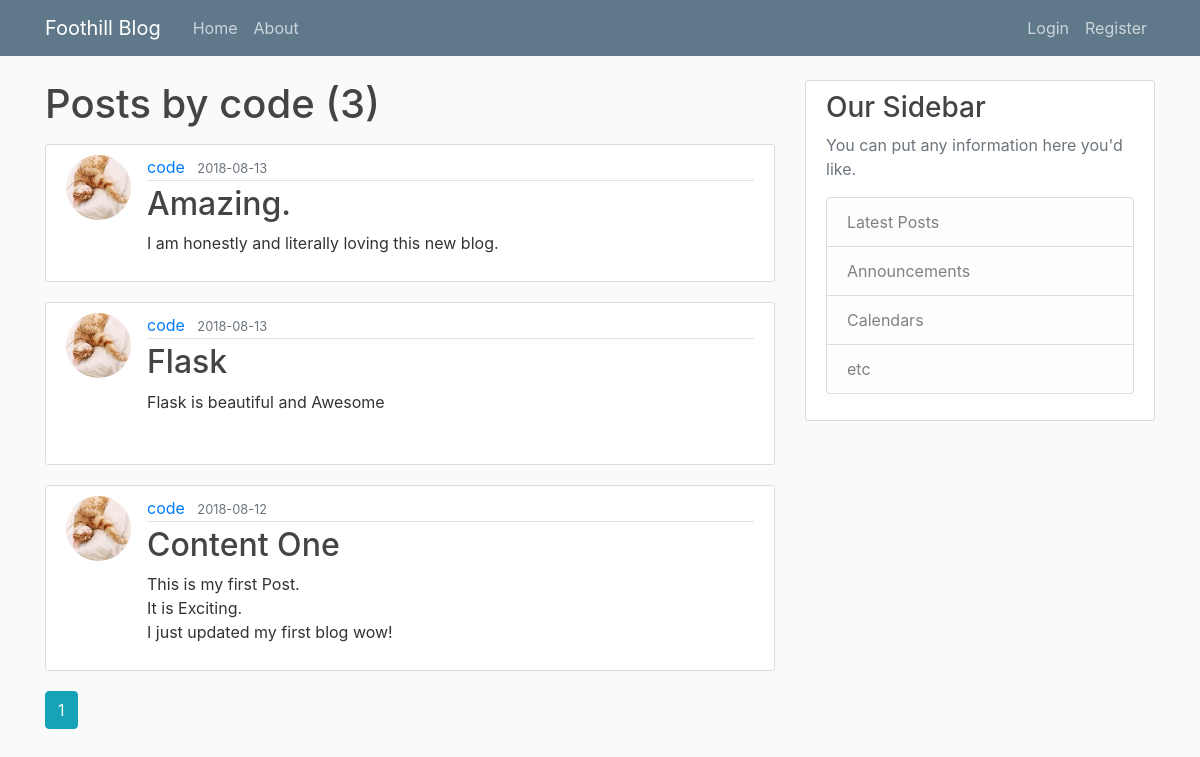
/user/code, run on an earlier commit of the app's database.
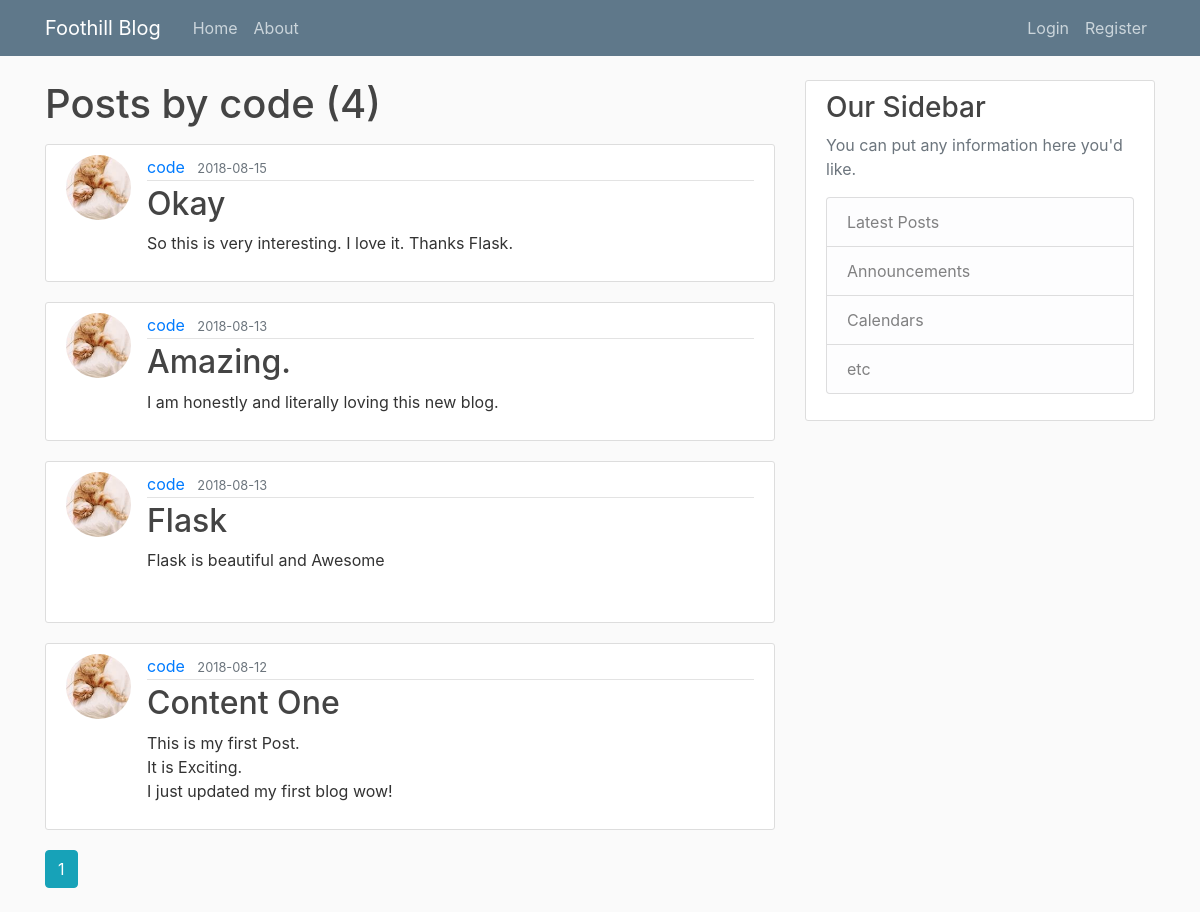
And on a later commit of the database.
### blog/models.py (models this page shows, shortened)
class Post(db.Model):
    id = db.Column(db.Integer, primary_key=True)
    title = db.Column(db.String(100), nullable=False)
    DatePosted = db.Column(db.DateTime, nullable=False, default=datetime.utcnow)
    content = db.Column(db.Text, nullable=False)
    UserId = db.Column(db.Integer, db.ForeignKey('user.id'), nullable=False)

class User(db.Model, UserMixin):
    id = db.Column(db.Integer, primary_key=True)
    username = db.Column(db.String(20), unique=True, nullable=False)
    email = db.Column(db.String(120), unique=True, nullable=False)
    ImageFile = db.Column(db.String(20), nullable=False,
                           default='default.jpg')
    password = db.Column(db.String(60), nullable=False)
    posts = db.relationship('Post', backref='author', lazy=True)

### blog/routes.py (the view)
@app.route("/user/<string:username>")
def UserPosts(username):
    page = request.args.get('page', 1, type=int)
    user = User.query.filter_by(username=username).first_or_404()
    posts = Post.query.filter_by(author=user)\
        .order_by(Post.DatePosted.desc())\
        .paginate(page=page, per_page=5)
    return render_template('UserPosts.html', posts=posts, user=user)

### blog/templates/UserPosts.html
{% extends "layout.html" %}
{% block content %}
<h1 class="mb-3">Posts by {{ user.username }} ({{ posts.total }})</h1>
{% for post in posts.items %}
    <article class="media content-section">
        <img class="rounded-circle article-img" src="{{ url_for('static', filename='ProfilePics/' + post.author.ImageFile) }}">
        <div class="media-body">
            <div class="article-metadata">
                <a class="mr-2" href="{{ url_for('UserPosts', username=post.author.username) }}">{{ post.author.username }}</a>
                <small class="text-muted">{{ post.DatePosted.strftime('%Y-%m-%d') }}</small>
            </div>
            <h2><a class="article-title" href="{{ url_for('post', post_id=post.id) }}">{{ post.title }}</a></h2>
            <p class="article-content">{{ post.content }}</p>
        </div>
    </article>
{% endfor %} {% for page_num in posts.iter_pages(left_edge=1, right_edge=1, left_current=1, right_current=2) %} {% if page_num
%} {% if posts.page == page_num %}
<a class="btn btn-info mb-4" href="{{ url_for('UserPosts', username=user.username, page=page_num) }}">{{ page_num }}</a>
{% else %}
<a class="btn btn-outline-info mb-4" href="{{ url_for('UserPosts', username=user.username, page=page_num) }}">{{ page_num
    }}</a>
{% endif %} {% else %} ... {% endif %} {% endfor %} {% endblock content %}

What changed in the data, as far as the page shows it:
added Post: author.username "code", DatePosted "2018-08-15", title "Okay", content "So this is very interesting. I love it. Thanks Flask."
Also different on the page:
{{ posts.total }}: "3" → "4"
